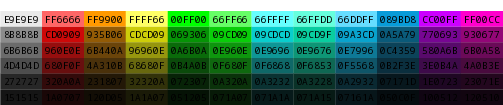

Source code (Python):



from io import BytesIO
from pathlib import Path

from encommon.colors import Color

from wand.image import Image
from wand.color import Color as Wolor

from weasyprint import HTML



starts = {
    'gray': 'E9E9E9',
    'red': 'FF6666',
    'orange': 'FF9900',
    'yellow': 'FFFF66',
    'lime': '00FF00',
    'green': '66FF66',
    'cyan': '66FFFF',
    'turqos': '66FFDD',
    'blue': '66DDFF',
    'booli': '089BD8',
    'purple': 'CC00FF',
    'pink': 'FF00CC'}



output = (
    Path(__file__).parent
    / 'palette.png')

common = (
    Path(__file__).parent
    / 'static/common.css')

image = (
    Path(__file__).parent
    / 'static/image.css')



colors = {}

for name, start in starts.items():

    color = Color(start)

    _colors = []

    for count in range(6):

        _lev = 6

        if count == 1:
            _lev = 2.5

        if count == 2:
            _lev = 3.7

        if count == 3:
            _lev = 4.5

        if count == 4:
            _lev = 4.8

        if count == 5:
            _lev = 5.5

        hue = color.hsl[0]
        sat = color.hsl[1] - (count * (color.hsl[1] / 12))
        lev = color.hsl[2] - (count * (color.hsl[2] / _lev))

        _color = Color.from_hsl(
            hue, sat, lev)

        _colors.append(_color)

    _colors[0] = color

    print(name.upper(), [
        str(x)[1:]
        for x in _colors])

    colors[name] = _colors



total = len(list(colors.values())[0])


element = '<table><thead><tr>'

for name in colors:
    element += f'<th>{name}</th>'

element += '</tr></thead><tbody>'


for row in range(total):

    element += '<tr>'

    for color in colors.values():
        _color = color[row]
        element += (
            '<td style="'
            f'background-color:{_color};'
            f'">{str(_color)[1:]}</td>')

    element += '</tr>'

element += '</tbody></table>'



html_string = f"""
    <link rel="stylesheet" href="file://{common}">
    <link rel="stylesheet" href="file://{image}">
    {element}
    """



tempfile = BytesIO()
html = HTML(string=html_string)
html.write_pdf(tempfile)
tempfile.seek(0)



with Image(
    file=tempfile,
    resolution=300
) as img:
    img.trim(Wolor('transparent'))
    img.format = 'png'
    img.save(filename=str(output))
